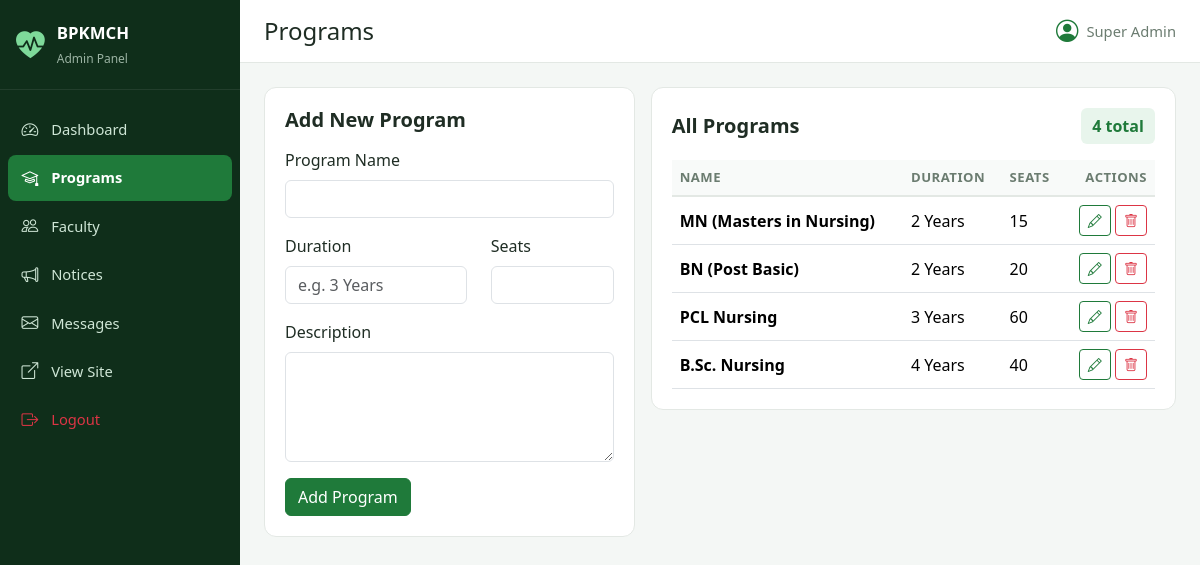
/admin/programs.php (signed in), run on the app's committed database.
### tables this page shows
CREATE TABLE IF NOT EXISTS programs (
    id INT AUTO_INCREMENT PRIMARY KEY,
    name VARCHAR(150) NOT NULL,
    duration VARCHAR(50) NOT NULL,
    seats INT DEFAULT 0,
    description TEXT NOT NULL
);

### admin/programs.php (the view, shortened to what this page needs)
<?php
require_once __DIR__ . '/includes/auth.php';
$edit = null;
$programs = $conn->query("SELECT * FROM programs ORDER BY id DESC");
include 'includes/header.php';
?>
<div class="row g-3">
  <div class="col-lg-5">
    <div class="panel">
      <div class="panel-header"><h5><?= $edit ? 'Edit Program' : 'Add New Program' ?></h5></div>
      <form method="post">
        <div class="mb-3"><label class="form-label">Program Name</label>
          <input type="text" name="name" class="form-control" required value="<?= htmlspecialchars($edit['name'] ?? '') ?>"></div>
        <div class="row">
          <div class="col-7 mb-3"><label class="form-label">Duration</label>
            <input type="text" name="duration" class="form-control" placeholder="e.g. 3 Years" value="<?= htmlspecialchars($edit['duration'] ?? '') ?>"></div>
          <div class="col-5 mb-3"><label class="form-label">Seats</label>
            <input type="number" name="seats" class="form-control" value="<?= htmlspecialchars($edit['seats'] ?? '') ?>"></div>
        </div>
        <div class="mb-3"><label class="form-label">Description</label>
          <textarea name="description" class="form-control" rows="4"><?= htmlspecialchars($edit['description'] ?? '') ?></textarea></div>
        <button class="btn btn-primary"><?= $edit ? 'Update' : 'Add Program' ?></button>
      </form>
    </div>
  </div>
  <div class="col-lg-7">
    <div class="panel">
      <div class="panel-header"><h5>All Programs</h5><span class="badge-soft"><?= $programs->num_rows ?> total</span></div>
      <div class="table-responsive">
        <table class="table table-hover align-middle">
          <thead><tr><th>Name</th><th>Duration</th><th>Seats</th><th class="text-end">Actions</th></tr></thead>
          <tbody>
          <?php while($p = $programs->fetch_assoc()): ?>
            <tr>
              <td><strong><?= htmlspecialchars($p['name']) ?></strong></td>
              <td><?= htmlspecialchars($p['duration']) ?></td>
              <td><?= (int)$p['seats'] ?></td>
              <td class="text-end">
                <a href="?edit=<?= $p['id'] ?>" class="btn btn-sm btn-outline-primary"><i class="bi bi-pencil"></i></a>
                <button class="btn btn-sm btn-outline-danger btn-delete" data-id="<?= $p['id'] ?>" data-type="programs"><i class="bi bi-trash"></i></button>
              </td>
            </tr>
          <?php endwhile; ?>
          </tbody>
        </table>
      </div>
    </div>
  </div>
</div>
<?php include 'includes/footer.php'; ?>

### admin/assets/admin.css (style rules this page uses)
:root { --primary:#1f7a3a; --primary-dark:#155a28; --primary-light:#e8f5ec; --sidebar-bg:#0f2e1a; --sidebar-text:#cfe6d6; --bg:#f4f7f5; --card:#fff; --border:#e3e8e4; --text:#1f2d24; --muted:#6b7c70; }
* { box-sizing:border-box }
body { margin:0;font-family:'Segoe UI',system-ui,sans-serif;background:var(--bg);color:var(--text) }
.panel { background:var(--card);border:1px solid var(--border);border-radius:12px;padding:1.25rem;margin-bottom:1.25rem }
.panel-header { display:flex;justify-content:space-between;align-items:center;margin-bottom:1rem }
.panel-header h5 { margin:0;font-weight:600 }
.table { margin-bottom:0 }
.table thead th { background:#f8faf9;border-bottom:2px solid var(--border);font-size:.82rem;text-transform:uppercase;letter-spacing:.5px;color:var(--muted) }
.table tbody td { vertical-align:middle }
.btn-primary { background:var(--primary);border-color:var(--primary) }
.btn-outline-primary { color:var(--primary);border-color:var(--primary) }
.badge-soft { background:var(--primary-light);color:var(--primary);font-weight:600;padding:.35em .7em;border-radius:6px }

### data on the page
programs: name "MN (Masters in Nursing)", duration "2 Years", seats "15"
programs: name "BN (Post Basic)", duration "2 Years", seats "20"
programs: name "PCL Nursing", duration "3 Years", seats "60"
programs: name "B.Sc. Nursing", duration "4 Years", seats "40"

### other printed values
$page_title "Programs"
$admin['full_name'] ?: $admin['username'] "Super Admin"
$programs->num_rows "4"
